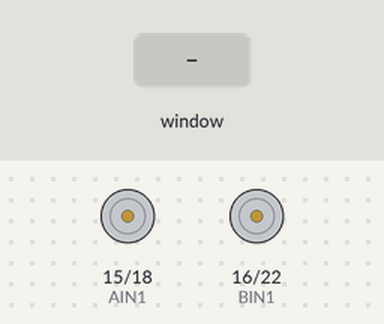
A program run on a simulated Raspberry Pi (header pin numbers). Shown: motor-driver pin pairs drawn as motors (green arrow = first pin HIGH = forward, orange = second pin HIGH = backward, longer = more drive). The test bench sets the inputs (shaded band). The desktop window is not drawn, its controls go by their first labels and the mouse button is held 0.15 s; empty text fields in the window are filled with 5.

Above: at 1.2 s.
1.3 s: control labelled "rotate" in the window clicked
At 2.5 s:
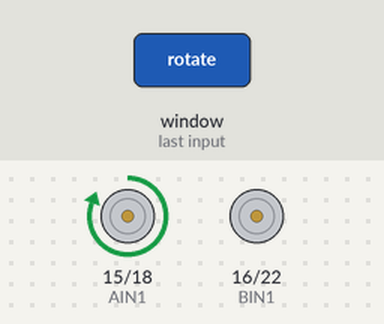
2.8 s: control labelled "rotate" in the window clicked
At 3.7 s:
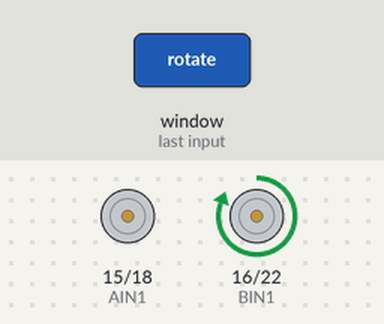
Timing chart, 0 to 5.8 s (numbered marks = the images above; inputs shaded):
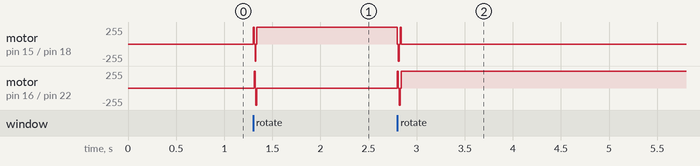

The program:

tk_Motor_02.py
```python
# coding: utf-8

# GPIO 라이브러리 임포트
import RPi.GPIO as GPIO

# Tkinter 라이브러리 임포트
import tkinter as tk # Python3
#import Tkinter as tk # Python2

# time 라이브러리 임포트
import time

# collections 라이브러리 deque 임포트
from collections import deque

# 핀 번호 할당 방법은 커넥터 핀 번호로 설정
GPIO.setmode(GPIO.BOARD)

# 사용할 핀 번호 할당
AIN1 = 15
BIN1 = 16
AIN2 = 18
BIN2 = 22

# 출력 신호 패턴 deque 객체 작성
sig = deque([1, 0, 0, 0])

# 각 핀을 출력 핀으로 설정
GPIO.setup(AIN1, GPIO.OUT, initial=GPIO.LOW)
GPIO.setup(BIN1, GPIO.OUT, initial=GPIO.LOW)
GPIO.setup(AIN2, GPIO.OUT, initial=GPIO.LOW)
GPIO.setup(BIN2, GPIO.OUT, initial=GPIO.LOW)

# Tk 객체 인스턴스 작성
root = tk.Tk()

# 방향을 지시하는 Variable 객체 인스턴스를 정수형으로 작성
dir = tk.IntVar()
# 초깃값을 1로 설정
dir.set(1)

# 시계 방향(CW)을 뜻하는 라디오 버튼 작성
rb1 = tk.Radiobutton(root, text = 'CW', variable = dir, value = 1)
# 라디오 버튼(CW) 배치
rb1.pack()

# 반시계 방향(CCW)을 뜻하는 라디오 버튼 작성
rb2 = tk.Radiobutton(root, text = 'CCW', variable = dir, value = -1)
# 라디오 버튼(CCW) 배치
rb2.pack()

# root에 표시할 라벨 정의
label = tk.Label(root, text='Input STEP')
# 라벨 배치
label.pack()

# 회전수를 입력할 텍스트 박스 작성
e = tk.Entry(root)
# 텍스트 박스 배치
e.pack()

# 지정한 스텝 수만큼 모터를 회전시키는 함수 정의
def rot_mtr():
    # 1회전
    for cnt in range( 0, int( e.get() ) ):
        # 출력 신호 패턴을 순서대로 출력
        GPIO.output(AIN1, sig[0])
        GPIO.output(BIN1, sig[1])
        GPIO.output(AIN2, sig[2])
        GPIO.output(BIN2, sig[3])

        # 0.01초 대기
        time.sleep(0.01)
        # 출력 신호 패턴 회전
        sig.rotate( dir.get() )

# 회전 시작 버튼 작성
b = tk.Button(root, text="rotate", width=10, command=rot_mtr)
# 버튼 배치
b.pack()

# root 표시
root.mainloop()

# GPIO 개방
GPIO.cleanup()
```

Measured:
- after the input at 1.3 s, motor on pin 15 (AIN1) / pin 18 (AIN2): stopped → forward 255/255 at once; motor on pin 16 (BIN1) / pin 22 (BIN2): stopped → forward 255/255 at once, → stopped 0.01 s later, → backward 255/255 0.01 s later, → stopped 0.01 s later
- after the input at 2.8 s, motor on pin 15 (AIN1) / pin 18 (AIN2): forward 255/255 → stopped at once; motor on pin 16 (BIN1) / pin 22 (BIN2): stopped → forward 255/255 at once
